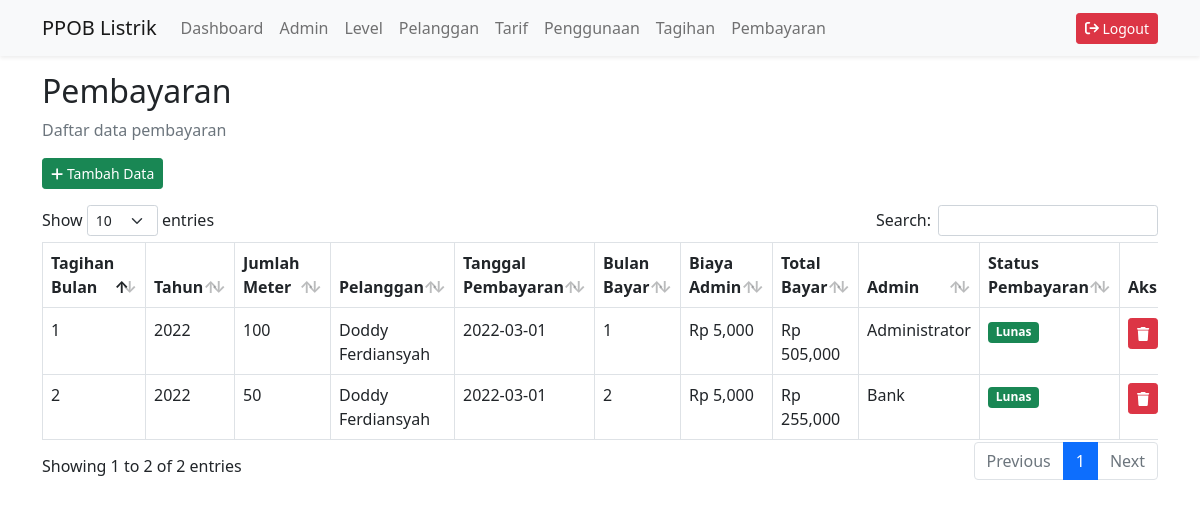
Page /pembayaran/index.php (signed in) on the committed database.
### tables this page shows
CREATE TABLE IF NOT EXISTS `pembayaran` (
  `id_pembayaran` int(11) NOT NULL AUTO_INCREMENT,
  `id_tagihan` int(11) NOT NULL,
  `id_pelanggan` int(11) NOT NULL,
  `tanggal_pembayaran` date DEFAULT NULL,
  `bulan_bayar` int(11) DEFAULT NULL,
  `biaya_admin` int(11) DEFAULT NULL,
  `total_bayar` int(11) DEFAULT NULL,
  `id_admin` int(11) NOT NULL,
  `status_bayar` enum('Verifikasi','Lunas') DEFAULT NULL,
  PRIMARY KEY (`id_pembayaran`),
  KEY `id_admin` (`id_admin`),
  KEY `id_pelanggan` (`id_pelanggan`),
  KEY `id_tagihan` (`id_tagihan`),
  CONSTRAINT `pembayaran_ibfk_1` FOREIGN KEY (`id_admin`) REFERENCES `admin` (`id_admin`) ON DELETE CASCADE ON UPDATE CASCADE,
  CONSTRAINT `pembayaran_ibfk_2` FOREIGN KEY (`id_pelanggan`) REFERENCES `pelanggan` (`id_pelanggan`) ON DELETE CASCADE ON UPDATE CASCADE
);

CREATE TABLE IF NOT EXISTS `tagihan` (
  `id_tagihan` int(11) NOT NULL AUTO_INCREMENT,
  `id_penggunaan` int(11) NOT NULL,
  `id_pelanggan` int(11) NOT NULL,
  `bulan` int(11) DEFAULT NULL,
  `tahun` year(4) DEFAULT NULL,
  `jumlah_meter` int(11) DEFAULT NULL,
  `status` enum('belum_lunas','lunas','','') NOT NULL,
  PRIMARY KEY (`id_tagihan`),
  KEY `id_penggunaan` (`id_penggunaan`),
  KEY `id_pelanggan` (`id_pelanggan`),
  CONSTRAINT `tagihan_ibfk_1` FOREIGN KEY (`id_pelanggan`) REFERENCES `pelanggan` (`id_pelanggan`) ON DELETE CASCADE ON UPDATE CASCADE,
  CONSTRAINT `tagihan_ibfk_2` FOREIGN KEY (`id_penggunaan`) REFERENCES `penggunaan` (`id_penggunaan`) ON DELETE CASCADE ON UPDATE CASCADE
);

CREATE TABLE IF NOT EXISTS `pelanggan` (
  `id_pelanggan` int(11) NOT NULL AUTO_INCREMENT,
  `username` varchar(255) DEFAULT NULL,
  `password` varchar(255) DEFAULT NULL,
  `nomor_kwh` int(11) DEFAULT NULL,
  `nama_pelanggan` varchar(255) DEFAULT NULL,
  `alamat` varchar(255) DEFAULT NULL,
  `id_tarif` int(11) NOT NULL,
  PRIMARY KEY (`id_pelanggan`),
  KEY `id_tarif` (`id_tarif`),
  CONSTRAINT `pelanggan_ibfk_1` FOREIGN KEY (`id_tarif`) REFERENCES `tarif` (`id_tarif`) ON DELETE CASCADE ON UPDATE CASCADE
);

### core/init.php (called while the page is built, shortened)
<?php
$model = new Model();

### core/connection.php (called while the page is built)
<?php
class Connection
{
    public function connect()
    {
        $connection = new mysqli('localhost', 'root', '', 'ppob_listrik');
        return $connection;
    }
}

### core/model.php (called while the page is built, shortened)
<?php
class Model extends Connection
{
    public function get($query)
    {
        $data = [];
        $sql = $this->connect()->query($query);
        while ($row = $sql->fetch_object()) {
            $data[] = $row;
        }
        return $data;
    }
}

### pembayaran/index.php (the view, shortened to what this page needs)
<?php
require_once '../core/init.php';
$pembayaran = $model->get("SELECT *, tagihan.bulan AS bulan_tagihan, tagihan.tahun AS tahun_tagihan FROM pembayaran INNER JOIN tagihan ON pembayaran.id_tagihan = tagihan.id_tagihan INNER JOIN pelanggan ON pembayaran.id_pelanggan = pelanggan.id_pelanggan INNER JOIN tarif ON pelanggan.id_tarif = tarif.id_tarif INNER JOIN admin ON pembayaran.id_admin = admin.id_admin");
?>
<!DOCTYPE html>
<html lang="en">
<head>
    <link rel="stylesheet" href="../public/css/bootstrap.min.css">
    <link rel="stylesheet" href="../public/css/all.min.css">
    <link rel="stylesheet" href="../public/css/dataTables.bootstrap5.min.css">
</head>
<body>
    <?php
    include('../layout/navbar.php');
    ?>
    <div class="container">
        <h2>Pembayaran</h2>
        <p class="text-muted">Daftar data pembayaran</p>
        <a href="./add.php" class="btn btn-sm btn-success"><i class="fas fa-plus"></i> Tambah Data</a>
        <div class="table-responsive mt-3">
            <table class="table table-bordered" id="data-table">
                <thead>
                    <tr>
                        <th>Tagihan Bulan</th>
                        <th>Tahun</th>
                        <th>Jumlah Meter</th>
                        <th>Pelanggan</th>
                        <th>Tanggal Pembayaran</th>
                        <th>Bulan Bayar</th>
                        <th>Biaya Admin</th>
                        <th>Total Bayar</th>
                        <th>Admin</th>
                        <th>Status Pembayaran</th>
                        <th>Aksi</th>
                    </tr>
                </thead>
                <tbody>
                    <?php foreach ($pembayaran as $pembayaran) : ?>
                        <tr>
                            <td><?= $pembayaran->bulan_tagihan; ?></td>
                            <td><?= $pembayaran->tahun_tagihan; ?></td>
                            <td><?= $pembayaran->jumlah_meter; ?></td>
                            <td><?= $pembayaran->nama_pelanggan; ?></td>
                            <td><?= $pembayaran->tanggal_pembayaran; ?></td>
                            <td><?= $pembayaran->bulan_bayar; ?></td>
                            <td>Rp <?= number_format($pembayaran->biaya_admin); ?></td>
                            <td>Rp <?= number_format($pembayaran->total_bayar); ?></td>
                            <td><?= $pembayaran->nama_admin; ?></td>
                            <td>
                                <?php if ($pembayaran->status_bayar == 'Verifikasi') { ?>
                                    <span class="badge bg-warning">Verifikasi</span>
                                <?php } else if ($pembayaran->status_bayar == 'Lunas') { ?>
                                    <span class="badge bg-success">Lunas</span>
                                <?php } else { ?>
                                    <span class="badge bg-secondary">Belum Bayar</span>
                                <?php } ?>
                            </td>
                            <td>
                                <a href="./delete.php?id=<?= $pembayaran->id_pembayaran; ?>" onclick="return confirm('Yakin untuk hapus data ini?')" class="btn btn-sm btn-danger"><i class="fas fa-trash"></i></a>
                            </td>
                        </tr>
                    <?php endforeach; ?>
                </tbody>
            </table>
        </div>
    </div>
</body>
</html>

### rows in the picture
pembayaran: id_tagihan.bulan "1", id_tagihan.tahun "2022", id_tagihan.jumlah_meter "100", id_pelanggan.nama_pelanggan "Doddy Ferdiansyah", tanggal_pembayaran "2022-03-01", bulan_bayar "1", biaya_admin "5,000", total_bayar "505,000", id_admin.nama_admin "Administrator", status_bayar "Lunas"
pembayaran: id_tagihan.bulan "2", id_tagihan.tahun "2022", id_tagihan.jumlah_meter "50", id_pelanggan.nama_pelanggan "Doddy Ferdiansyah", tanggal_pembayaran "2022-03-01", bulan_bayar "2", biaya_admin "5,000", total_bayar "255,000", id_admin.nama_admin "Bank", status_bayar "Lunas"
